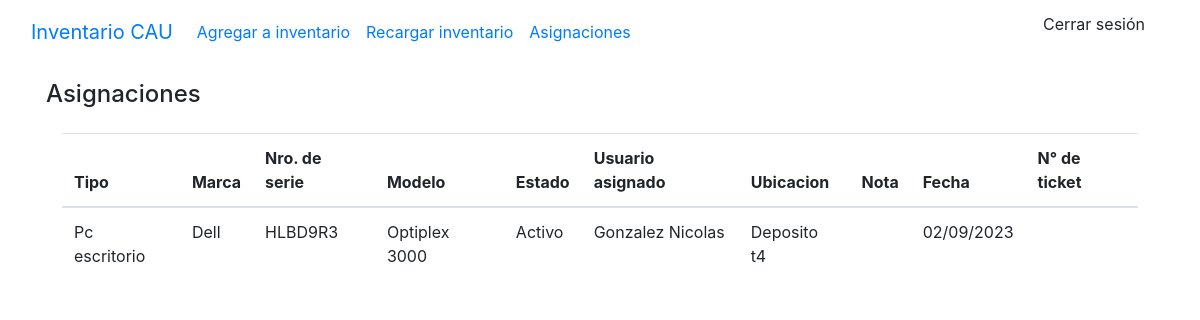
The app's page /asignaciones, older data.
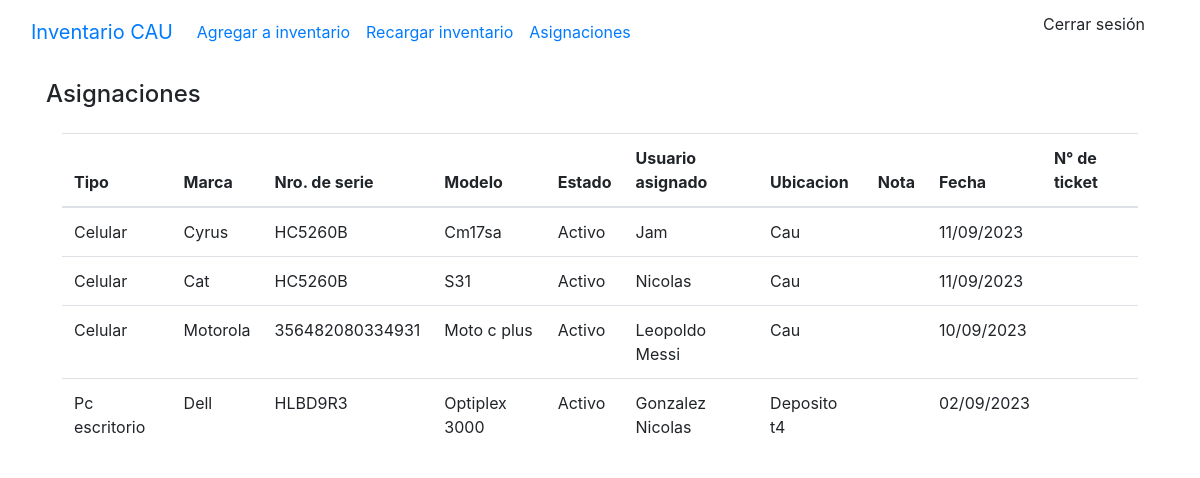
The same page, newer data.
### stockaep/models.py (models this page shows, shortened)
class Asignacion(models.Model):
    hardware = models.OneToOneField(Hardware, on_delete=models.DO_NOTHING)
    usuario = models.CharField(max_length=50)
    fecha_creacion = models.DateTimeField(auto_now_add=True)
    nro_ticket = models.CharField(blank=True, max_length=10)
    nota = models.TextField(blank=True, max_length=200)

class Hardware(models.Model):
    tipo = models.ForeignKey(Tipo, on_delete=models.CASCADE)
    marca = models.ForeignKey(Marca, on_delete=models.CASCADE)
    modelo = models.ForeignKey(Modelo, on_delete=models.CASCADE)
    nro_de_serie = models.CharField(max_length=100, blank=True)
    ubicacion = models.ForeignKey(Ubicacion, on_delete=models.CASCADE)
    estado = models.ForeignKey(Estado, on_delete=models.CASCADE)
    observaciones = models.TextField(max_length=500, blank=True)
    class Meta:
        ordering = ['tipo']

class Tipo(models.Model):
    name = models.CharField(max_length=50, unique=True)
    class Meta:
        ordering = ['name']
    def __str__(self) -> str:
        return self.name

class Marca(models.Model):
    nombre = models.CharField(max_length=50, null=False, default='S/D', unique=True)
    class Meta:
        ordering = ['nombre']
    def __str__(self):
        return self.nombre

class Modelo(models.Model):
    nombre = models.CharField(max_length=100, null=False, default='S/D')
    marca = models.ForeignKey(Marca, on_delete=models.CASCADE, default=1)
    def __str__(self):
        return self.nombre

class Estado(models.Model):
    estados_hardware = (
    ('Activo', 'Activo'),
    ('En uso', 'En uso'),
    ('Fuera de Servicio', 'Fuera de Servicio'),
    ('Scrap', 'Scrap'),
    ('Scrap', 'RMA')
)
    nombre = models.CharField(choices=estados_hardware, max_length=50)
    def __str__(self):
        return f'{self.nombre}'

class Ubicacion(models.Model):
    nombre = models.CharField(max_length=50)
    def __str__(self):
        return self.nombre

### stockaep/views.py (the view)
# urls.py: path('asignaciones', views.asignaciones, name='asignaciones')
def asignaciones(request):
    ctx = {'link':'asignaciones'}
    asignaciones = Asignacion.objects.filter()
    ctx['asignaciones'] = asignaciones
    return render(request, 'main.html', ctx)

### templates/main.html (shortened to what this page needs)
{% load static %}
<!DOCTYPE html>
<html lang="en">
<head>
    <link rel="stylesheet" href="https://stackpath.bootstrapcdn.com/bootstrap/4.5.0/css/bootstrap.min.css"0>
</head>
<body>
    {% include "navbar.html" %}
    {% if link == 'index' %}
        {% include 'list_hardware.html' %}
    {% elif link == 'create' %}
        {% include 'add_to_inventary.html' %}
    {% elif link == 'edit' %}
        {% include 'edit_hardware.html' %}
    {% elif link == 'notification' %}
        {% include 'notifications.html' %}
    {% elif link == 'asignaciones'%}
        {% include 'asignaciones.html' %}
    {% endif %}
</body>
</html>

### templates/navbar.html (shortened to what this page needs)
<nav class="navbar navbar-expand-lg bg-body-tertiary">
    <div class="container-fluid">
      <a class="navbar-brand" href="/">Inventario CAU</a>
      <div class="collapse navbar-collapse" id="navbarNavDropdown">
        <ul class="navbar-nav">
          <li class="nav-item">
            <a class="nav-link" href="{% url 'create' %}">Agregar a inventario</a>
          </li>
          <li class="nav-item">
            <a class="nav-link" href="{% url 'reload' %}">Recargar inventario</a>
          </li>
          <li class="nav-item">
            <a href="{% url 'asignaciones' %}" class="nav-link">Asignaciones</a>
          </li>
        </ul>
      </div>
      <li class="nav-item dropdown d-flex">
        <ul><a class="dropdown-item" href="/logout">Cerrar sesión</a></li>
    </div>
  </nav>

### templates/asignaciones.html
{% load static%}
{% block content %}
<div class="container p-3">
    <h4>Asignaciones</h4>
    <div class="container p-3 table-responsive">
        <table class="table table-hover">
            <thead>
                <tr>
                    <th scope="col">Tipo</th>
                    <th scope="col">Marca</th>
                    <th scope="col">Nro. de serie</th>
                    <th scope="col">Modelo</th>
                    <th scope="col">Estado</th>
                    <th scope="col">Usuario asignado</th>
                    <th scope="col">Ubicacion</th>
                    <th scope="col">Nota</th>
                    <th scope="col">Fecha</th>
                    <th scope="col">N° de ticket</th>
                </tr>
            </thead>
            <tbody>
                {% for a in asignaciones reversed%}
                    <tr>
                        <td>{{a.hardware.tipo}}</td>
                        <td>{{a.hardware.marca}}</td>
                        <td>{{a.hardware.nro_de_serie}}</td>
                        <td>{{a.hardware.modelo}}</td>
                        <td>{{a.hardware.estado}}</td>
                        <td>{{a.usuario}}</td>
                        <td>{{a.hardware.ubicacion}}</td>
                        <td>{{a.nota}}</td>
                        <td>{{a.fecha_creacion|date:"d/m/Y"}}</td>
                        <td>{{a.nro_ticket}}</td>
                    </tr>
                {% endfor %}
            </tbody>
        </table>
    </div>
</div>
{% endblock %}

Row changes from the older to the newer data that the page shows:
added Asignacion: hardware.tipo "Celular", hardware.marca "Cyrus", hardware.nro_de_serie "HC5260B", hardware.modelo "Cm17sa", hardware.estado "Activo", usuario "Jam", hardware.ubicacion "Cau", fecha_creacion "11/09/2023"
added Asignacion: hardware.tipo "Celular", hardware.marca "Cat", hardware.nro_de_serie "HC5260B", hardware.modelo "S31", hardware.estado "Activo", usuario "Nicolas", hardware.ubicacion "Cau", fecha_creacion "11/09/2023"
added Asignacion: hardware.tipo "Celular", hardware.marca "Motorola", hardware.nro_de_serie "356482080334931", hardware.modelo "Moto c plus", hardware.estado "Activo", usuario "Leopoldo Messi", hardware.ubicacion "Cau", fecha_creacion "10/09/2023"
